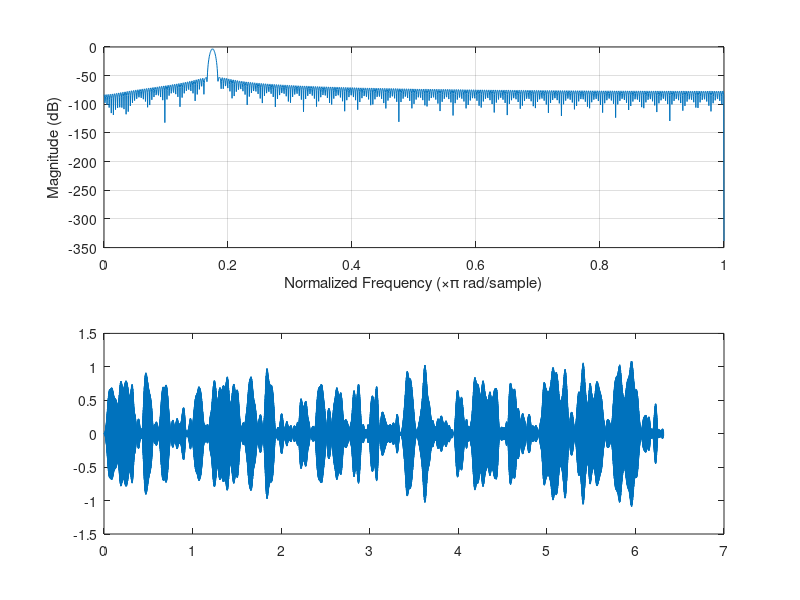

Write the MATLAB code that produced this figure. (Note: this script raises an error after producing the figure.)
clc
clear all

% If I had more time I would have written you a shorter code

function r=morse(str)
	r=[];
	str=toupper(str);
	morsecode=" ETIANMSURWDKGOHVF L PJBXCYZQ  54 3   2  +    16=/   ( 7   8 90            ?_    \"  .    @   '  -        ;! )     ,    :";
	for s = str
		printf("'%c': ", s);

		idx=index(morsecode, s);
		if idx == 0
			printf(" unknown char\n\n");
			continue
		end
		bits=floor(log2(idx));
		if bits > 0
			for i = bits-1:-1:0
				v=bitand(idx, 2^i);
				if v > 0
					r=[r, 3];
					puts("_");
				else
					r=[r, 1];
					puts(".");
				end
			end
		end
		r=[r, 0];

		printf("\n");
	end
end
code=morse("DL5IRO");

Fs=8000;

ditDuration=100e-3;
F=700; % use 0Hz to hear/display the hull
% also you can hear the leakage from DC without the tone
% problem is hearing starts at about 20Hz and your ears are probalby not very linear in this range
B=20; % bandwidth of noise set to 0 to disable

rampOffset=1e-2; % initial step allowed to make
% a step of 1e-2 is equal to -40dB discontinuiti
% used by at least exp & hamming window
rampTime=10e-3;
% the ramp time is the total duration of the ramp
% the ramp is centered on the transient, and extends in both direction

if rampTime > ditDuration
    printf("Invalid arguments: rampTime (%g) > ditDuration (%g)\n", rampTime, ditDuration)
end

tRamp=(0:rampTime*Fs)/(rampTime*Fs);

function r=rampCosiNuts(t, a0, a1=0, a2=0, a3=0, a4=0)
	r = a0 * cos(0*pi*t) - a1 * cos(1*pi*t) + a2 * cos(2*pi*t) - a3 * cos(3*pi*t) + a4 * cos(4*pi*t);
end

rampLinear=tRamp;
rampExp=exp((tRamp-1)*log(1/rampOffset));

% https://en.wikipedia.org/wiki/Window_function
rampRect=rampCosiNuts(tRamp, 1);
rampHann=rampCosiNuts(tRamp, 0.5, 0.5);
rampHamm=rampCosiNuts(tRamp, 0.5*(1+rampOffset), 0.5*(1-rampOffset));
rampBlack=rampCosiNuts(tRamp, 7938/18608, 9240/18608, 1430/18608);
rampNut =rampCosiNuts(tRamp, 0.355768, 0.487396, 0.144232, 0.012604);
rampBlackNut=rampCosiNuts(tRamp, 0.3635819, 0.4891775, 0.1365995, 0.0106411);
rampFlatTop=rampCosiNuts(tRamp, 0.21557895, 0.41663158, 0.277263158, 0.083578947, 0.006947368);

ramp=rampFlatTop;

ditSamples=round(Fs*ditDuration);
Z=zeros(1,(ditSamples - length(ramp)));
R=ramp;
o=ones(1, ditSamples - length(ramp));
O=ones(1, ditSamples*3 - length(ramp));
r=flip(ramp);

DIT=[R, o, r, Z];
DAH=[R, O, r, Z];

A=[];

for s = code
	v=0;
	switch (s)
		case 0
			v=[Z, Z];
		case 1
			v=DIT;
		case 3
			v=DAH;
		otherwise
			printf("EXPLOSION");
			exit
	end
	A=[A, v];
end

A=[A, zeros(1, Fs/25)]; % Octave closes audio device too early, prevent audible click
t=(1:length(A))/Fs;
v=A.*cos(t*2*pi*F);

if B > 0
	pkg load signal

	f1=2*(F-B/2)/Fs;
	f2=2*(F+B/2)/Fs;

	f=fir2(round(50*Fs/F), [0, f1, f1, f2, f2, 1], [0,0,1,1,0,0], 1024*64, 1);
	freqz(f);
	noise=log(Fs)*rand(1,length(A)); % needs to be scaled with Fs, also make sure it's AWGN
	v=filter(f,1,v + noise);
end

plot(t,v)

player=audioplayer(v *0.1, Fs);
playblocking(player);


